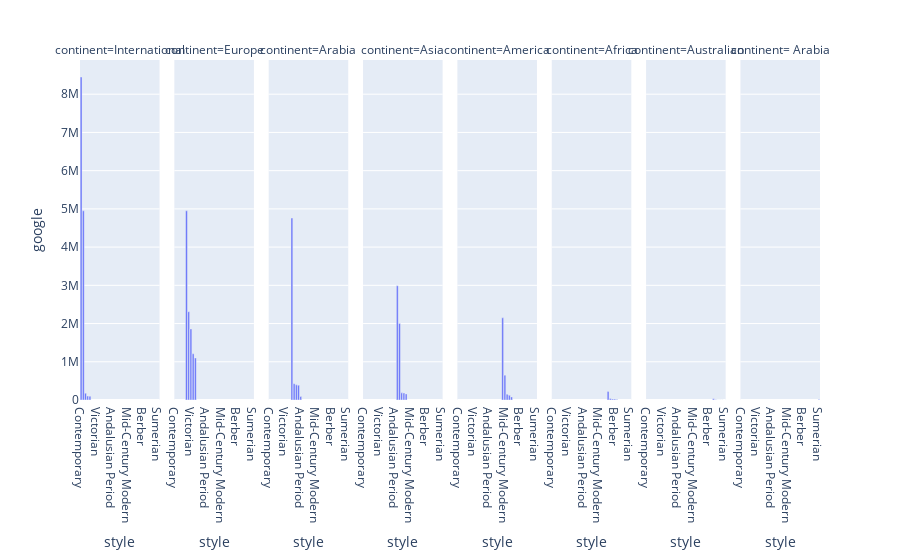

Notebook code cell kept with this figure:
### Code cell
fig = px.bar(topstyles, x='style', y='google', facet_col="continent")#, text=styles['style'], textangle=90, textposition='outside',textfont={'family':"Courier New, monospace","size":18, "color":"RebeccaPurple"})
#fig.update_layout( autosize=False, width=800, height=800)
fig.show()

### Figure 1 — Plotly figure (JSON) as saved in the notebook; plotly's stock layout.template omitted (floating-point values rounded to 4 significant figures)
{"data": [{"alignmentgroup": "True", "hovertemplate": "continent=International<br>style=%{x}<br>google=%{y}<extra></extra>", "legendgroup": "", "marker": {"color": "#636efa", "pattern": {"shape": ""}}, "name": "", "offsetgroup": "", "orientation": "v", "showlegend": false, "textposition": "auto", "type": "bar", "x": ["Contemporary", "Colonial", "Greek Revival", "Italianate", "High-Tech"], "xaxis": "x", "y": [8450000, 4950000, 178000, 103000, 96900], "yaxis": "y"}, {"alignmentgroup": "True", "hovertemplate": "continent=Europe<br>style=%{x}<br>google=%{y}<extra></extra>", "legendgroup": "", "marker": {"color": "#636efa", "pattern": {"shape": ""}}, "name": "", "offsetgroup": "", "orientation": "v", "showlegend": false, "textposition": "auto", "type": "bar", "x": ["Gothic", "Baroque", "Victorian", "Renaissance", "Romanesque"], "xaxis": "x2", "y": [4950000, 2310000, 1860000, 1210000, 1100000], "yaxis": "y2"}, {"alignmentgroup": "True", "hovertemplate": "continent=Arabia<br>style=%{x}<br>google=%{y}<extra></extra>", "legendgroup": "", "marker": {"color": "#636efa", "pattern": {"shape": ""}}, "name": "", "offsetgroup": "", "orientation": "v", "showlegend": false, "textposition": "auto", "type": "bar", "x": ["Islamic", "Persian", "Moorish", "Ottoman", "Andalusian Period"], "xaxis": "x3", "y": [4760000, 426000, 396000, 388000, 89900], "yaxis": "y3"}, {"alignmentgroup": "True", "hovertemplate": "continent=Asia<br>style=%{x}<br>google=%{y}<extra></extra>", "legendgroup": "", "marker": {"color": "#636efa", "pattern": {"shape": ""}}, "name": "", "offsetgroup": "", "orientation": "v", "showlegend": false, "textposition": "auto", "type": "bar", "x": ["Chinese Imperial", "Indian", "Indo-Islamic", "Dravidian", "Korean"], "xaxis": "x4", "y": [2990000, 2000000, 187000, 180000, 160000], "yaxis": "y4"}, {"alignmentgroup": "True", "hovertemplate": "continent=America<br>style=%{x}<br>google=%{y}<extra></extra>", "legendgroup": "", "marker": {"color": "#636efa", "pattern": {"shape": ""}}, "name": "", "offsetgroup": "", "orientation": "v", "showlegend": false, "textposition": "auto", "type": "bar", "x": ["Art Deco", "Mid-Century Modern", "Googie", "Colonial Revival", "Federal"], "xaxis": "x5", "y": [2150000, 650000, 150000, 121000, 80700], "yaxis": "y5"}, {"alignmentgroup": "True", "hovertemplate": "continent=Africa<br>style=%{x}<br>google=%{y}<extra></extra>", "legendgroup": "", "marker": {"color": "#636efa", "pattern": {"shape": ""}}, "name": "", "offsetgroup": "", "orientation": "v", "showlegend": false, "textposition": "auto", "type": "bar", "x": ["Ancient Egyptian", "Mud Brick", "Swahili", "Berber", "Nubian"], "xaxis": "x6", "y": [221000, 41000, 26000, 23700, 10700], "yaxis": "y6"}, {"alignmentgroup": "True", "hovertemplate": "continent=Australian<br>style=%{x}<br>google=%{y}<extra></extra>", "legendgroup": "", "marker": {"color": "#636efa", "pattern": {"shape": ""}}, "name": "", "offsetgroup": "", "orientation": "v", "showlegend": false, "textposition": "auto", "type": "bar", "x": ["Federation", "Polynesian", "Indigenous Australian", "Contemporary Oceania", "Indigenous Contemporary"], "xaxis": "x7", "y": [29700, 7950, 1380, 1020, 662], "yaxis": "y7"}, {"alignmentgroup": "True", "hovertemplate": "continent= Arabia<br>style=%{x}<br>google=%{y}<extra></extra>", "legendgroup": "", "marker": {"color": "#636efa", "pattern": {"shape": ""}}, "name": "", "offsetgroup": "", "orientation": "v", "showlegend": false, "textposition": "auto", "type": "bar", "x": ["Sumerian"], "xaxis": "x8", "y": [9990], "yaxis": "y8"}], "layout": {"annotations": [{"font": {}, "showarrow": false, "text": "continent=International", "x": 0.05375, "xanchor": "center", "xref": "paper", "y": 1, "yanchor": "bottom", "yref": "paper"}, {"font": {}, "showarrow": false, "text": "continent=Europe", "x": 0.1812, "xanchor": "center", "xref": "paper", "y": 1, "yanchor": "bottom", "yref": "paper"}, {"font": {}, "showarrow": false, "text": "continent=Arabia", "x": 0.3087, "xanchor": "center", "xref": "paper", "y": 1, "yanchor": "bottom", "yref": "paper"}, {"font": {}, "showarrow": false, "text": "continent=Asia", "x": 0.4363, "xanchor": "center", "xref": "paper", "y": 1, "yanchor": "bottom", "yref": "paper"}, {"font": {}, "showarrow": false, "text": "continent=America", "x": 0.5637, "xanchor": "center", "xref": "paper", "y": 1, "yanchor": "bottom", "yref": "paper"}, {"font": {}, "showarrow": false, "text": "continent=Africa", "x": 0.6912, "xanchor": "center", "xref": "paper", "y": 1, "yanchor": "bottom", "yref": "paper"}, {"font": {}, "showarrow": false, "text": "continent=Australian", "x": 0.8188, "xanchor": "center", "xref": "paper", "y": 1, "yanchor": "bottom", "yref": "paper"}, {"font": {}, "showarrow": false, "text": "continent= Arabia", "x": 0.9463, "xanchor": "center", "xref": "paper", "y": 1, "yanchor": "bottom", "yref": "paper"}], "barmode": "relative", "legend": {"tracegroupgap": 0}, "margin": {"t": 60}, "xaxis": {"anchor": "y", "domain": [0, 0.1075], "title": {"text": "style"}}, "xaxis2": {"anchor": "y2", "domain": [0.1275, 0.235], "matches": "x", "title": {"text": "style"}}, "xaxis3": {"anchor": "y3", "domain": [0.255, 0.3625], "matches": "x", "title": {"text": "style"}}, "xaxis4": {"anchor": "y4", "domain": [0.3825, 0.49], "matches": "x", "title": {"text": "style"}}, "xaxis5": {"anchor": "y5", "domain": [0.51, 0.6175], "matches": "x", "title": {"text": "style"}}, "xaxis6": {"anchor": "y6", "domain": [0.6375, 0.745], "matches": "x", "title": {"text": "style"}}, "xaxis7": {"anchor": "y7", "domain": [0.765, 0.8725], "matches": "x", "title": {"text": "style"}}, "xaxis8": {"anchor": "y8", "domain": [0.8925, 1], "matches": "x", "title": {"text": "style"}}, "yaxis": {"anchor": "x", "domain": [0, 1], "title": {"text": "google"}}, "yaxis2": {"anchor": "x2", "domain": [0, 1], "matches": "y", "showticklabels": false}, "yaxis3": {"anchor": "x3", "domain": [0, 1], "matches": "y", "showticklabels": false}, "yaxis4": {"anchor": "x4", "domain": [0, 1], "matches": "y", "showticklabels": false}, "yaxis5": {"anchor": "x5", "domain": [0, 1], "matches": "y", "showticklabels": false}, "yaxis6": {"anchor": "x6", "domain": [0, 1], "matches": "y", "showticklabels": false}, "yaxis7": {"anchor": "x7", "domain": [0, 1], "matches": "y", "showticklabels": false}, "yaxis8": {"anchor": "x8", "domain": [0, 1], "matches": "y", "showticklabels": false}}}
